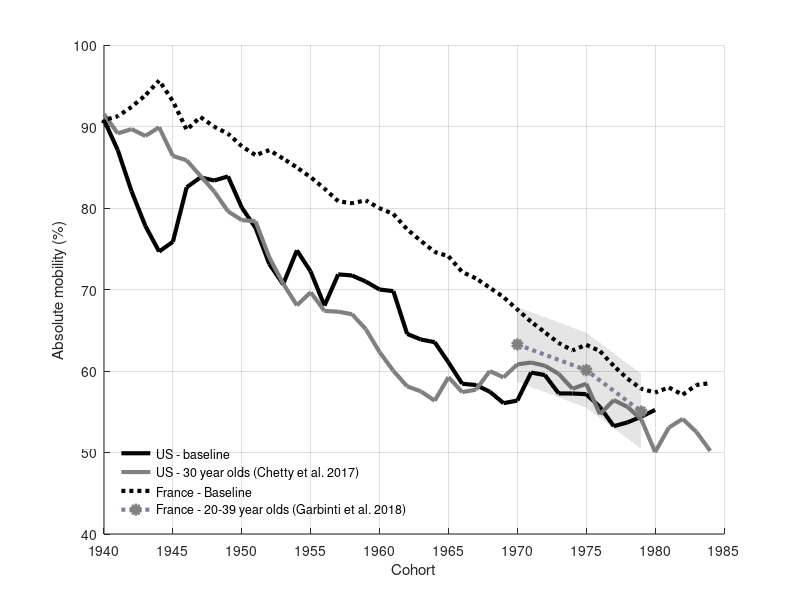
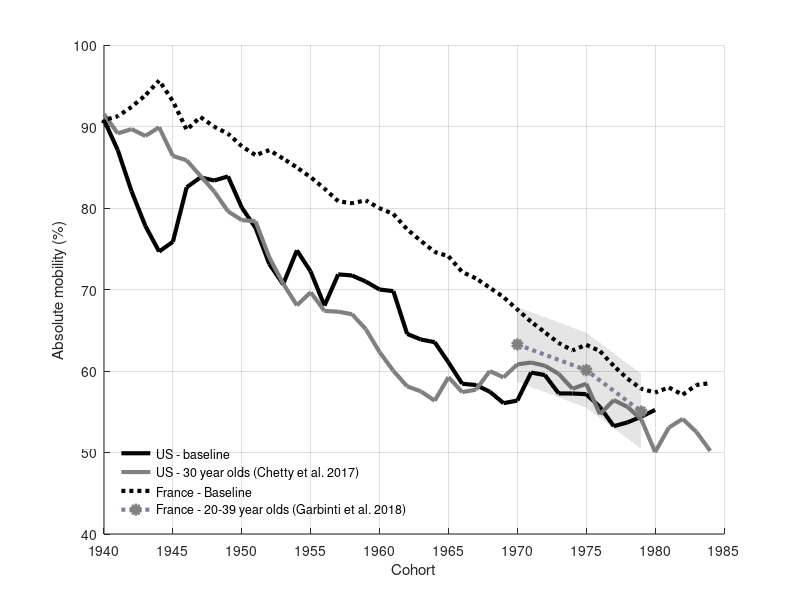
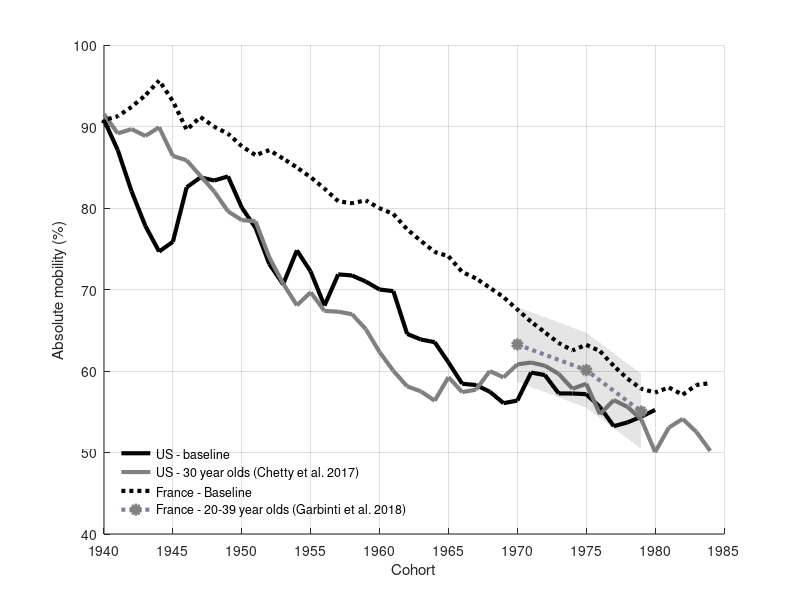

These charts were generated, in order, by the following MATLAB code:
%Creates Figure E.3 - the absolute intergenerational mobility in the United
%States and in France for all adults and for different age groups. Requires
%results and data included in 'fr_us_ages.mat'

clear;
close all;
load('fr_us_ages.mat');

hhu2=plot(US1(:,1),US1(:,2),'-','color','k','linewidth',3);
hold on;
hhu1=plot(US2(:,1),US2(:,2),'-','color',[0.5 0.5 0.5],'linewidth',3);

hh4=fill(years_GGP,absmob_GGP_area,'k');
set(hh4,'facealpha',.1)
set(hh4,'linestyle','none')
hh1=plot(FR1(:,1),FR1(:,2),'k:','linewidth',3);
hh3=plot(FR2(1:3),FR2(4:6),'o:','linewidth',3);
set(hh3,'markerfacecolor',[0.5 0.5 0.5],'markeredgecolor',[0.5 0.5 0.5],'color',[0.5 0.5 0.6])

legend([hhu2,hhu1,hh1,hh3],'US - baseline','US - 30 year olds (Chetty et al. 2017)','France - Baseline','France - 20-39 year olds (Garbinti et al. 2018)','location','southwest');

legend('boxoff')
xlim([1940 1985]);
ylim([40 100])
set(gca,'xtick',1870:5:2000)
box off;
xlabel('Cohort');
ylabel('Absolute mobility (%)');
grid on

%Export figure
set(gcf,'color','w');
set(gcf, 'Position', [10 10 500 400]);
exportgraphics(gcf,'figureE3.jpg','Resolution',1200)
exportgraphics(gcf,'figureE3.pdf')
exportgraphics(gcf,'figureE3.eps')
close all
clear
